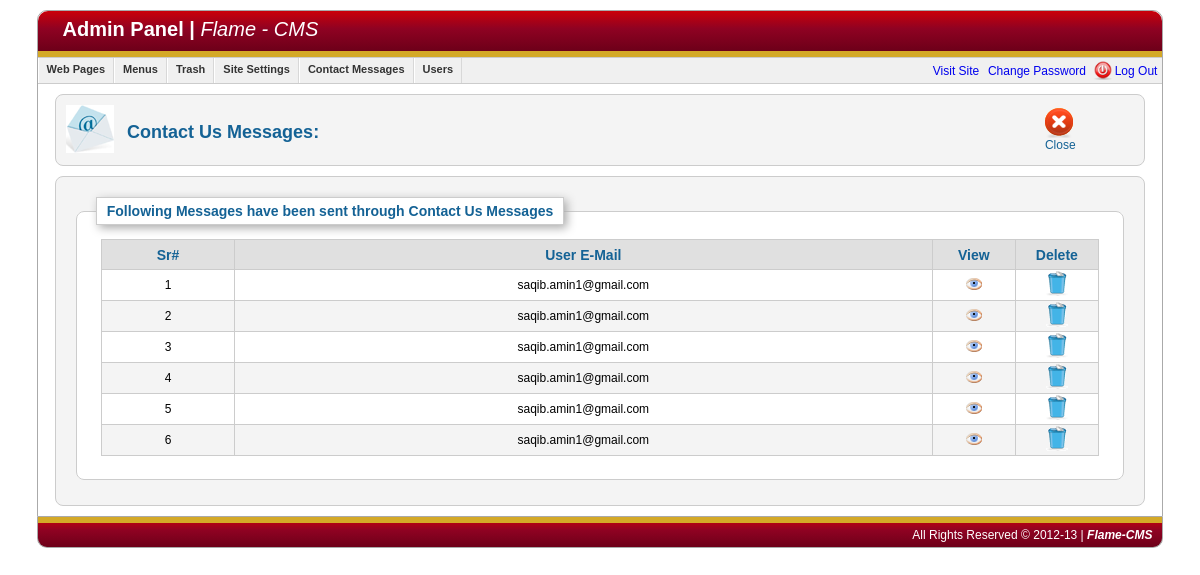
/flame/cp/index.php?view=messages (signed in), run on the app's committed database.
### tables this page shows
CREATE TABLE IF NOT EXISTS `contactus` (
  `contactID` int(11) NOT NULL AUTO_INCREMENT,
  `msgFrom` varchar(100) NOT NULL,
  `msgSubj` varchar(20) NOT NULL,
  `msgBody` text NOT NULL,
  `msgDate` datetime NOT NULL,
  `replied` tinyint(2) NOT NULL DEFAULT '0',
  PRIMARY KEY (`contactID`)
);

### flame/cp/includes/_admin-messages.php (the view, shortened to what this page needs)
<div class="dToolBar">
	<div id="tools">
		<ul>
			<li>
				<a href="index.php<?php echo isset($specificMsg) ? '?view=messages' : ''; ?>">
					<span class="cancelIcon"></span>
					Close
				</a>
			</li>
		</ul>
	</div>
	<img src="images/messages_icon_dash.png" alt="Contact Us Messages" title="Contact Us Messages" />
	<h2>Contact Us Messages:<?php if(isset($specificMsg)) echo ' Reply Page';?></h2>
</div>
<?php
	if(isset($specificMsg))
	{
?>
	<div id="viewElement">
	<fieldset class="detailedOrder">
		<legend class="panelTitle">Write your reply below</legend>
		<form onsubmit="return validateRepForm(this);" action="processors/sendReply.php" method="post">
			<input type="hidden" name="msgID" value="<?php echo $msgID; ?>" />
			<input type="hidden" name="email" value="<?php echo $msgData['msgFrom']; ?>" />
			<table>
				<tr>
					<th>To: <span style="margin-left: 60px; padding-bottom: 4px;"><?php echo $msgData['msgFrom']; ?></span></th>
				</tr>
				<tr>
					<th>Subject: <span style="margin-left: 23px; padding-bottom: 4px;"><input style="margin-left: 60px; width: 400px;" type="text" name="subject" value="Thanks for writing to us" maxlength="150" /></span></th>
				</tr>
				<tr>
					<th>Message: </th>
				</tr>
				<tr>
					<td style="font-style: oblique; padding: 20px;"><?php echo $msgData['msgBody']; ?></td>
				</tr>
				<tr>
					<th>Your Reply:</th>
				</tr>
				<tr>
					<th>
						<textarea rows="15" name="message" cols="60"></textarea>
					</th>
				</tr>
				<tr><th><input type="submit" name="verifyPayment" value="Send" /></th></tr>
			</table>
			<script language="javascript">
				function validateRepForm(rf)
				{
					if(rf.subject.value == '' || rf.subject.value.length < 10)
					{
						alert("Invalid subject of the message");
						rf.subject.focus();
						return false;
					}
					return true;
				}
			</script>
		</form>
	</div>
<?php
	}
	else
	{
	$messagesQ = "SELECT * FROM contactus WHERE replied=0";
	$messagesR = mysql_query($messagesQ, $conn);
?>
<div id="viewElement">
	<fieldset class="prizesPage">
		<legend class="panelTitle">Following Messages have been sent through Contact Us Messages</legend>
		<table>
			<thead>
				<tr>
					<th>Sr#</th>
					<th>User E-Mail</th>
					<th class="eighty_px_wide">View</th>
					<th class="eighty_px_wide">Delete</th>
				</tr>
			</thead>
			<tbody>
				<?php
					$rno = 0;
					while($message = mysql_fetch_assoc($messagesR))
					{
						if($rno % 2 == 0)
							$r_class = "r_even";
						else
							$r_class = "r_odd";
						$rno++;
						echo '<tr class="' . $r_class . '">';
						echo '<td>' . $rno . '</td>';
						echo '<td>' . $message['msgFrom'] . '</td>';
						echo '<td><a href="index.php?view=messages&msgID=' . $message['contactID'] . '"><img src="images/eye.png" alt="View Detail" /></a></td>';
						echo '<td><a onclick="if(confirm(\'Are you Sure?\')) return true; else return false;" href="processors/delete_message.php?msgID=' . $message['contactID'] . '"><img src="images/trash_icon_25.png" title="Delete This Page" alt="Delete" /></a></td>';
						echo '</tr>';
					}
				?>
			</tbody>
		</table>
	</fieldset>
</div>
<?php
	}
?>

### flame/cp/css/style.css (style rules this page uses)
body { font-family: arial, verdana; font-size: 12px; }
.panelTitle { color: #146295; font-weight: bold; font-size: 14px; margin-left: 10px; padding: 5px 10px; border: 1px solid #ccc; background-color: #fff; box-shadow: 3px 3px 10px #aaa; }
.dToolBar { min-width: 800px; max-width: 95%; height: 60px; margin-top: 10px; margin-bottom: 10px; border: 1px solid #ccc; border-radius: 8px; margin-left: auto; margin-right: auto; background-color: #F4F4F4; padding-top: 10px; padding-left: 10px; padding-right: 10px; }
.dToolBar h2 { display: inline; margin: 0px; padding: 0px; position: relative; top: -15px; padding-left: 10px; color: #146295; }
#tools { float: right; width: 100px; height: 100%; position: relative; top: -5px; }
#tools ul { list-style-type: none; margin: 0px; padding: 0px; }
#tools ul li { display: block; float: left; width: 44px; height: 48px; padding: 1px 1px 3px 4px; }
#tools .cancelIcon { display: block; width: 37px; height: 32px; background-image: url(../images/cancel_icon.png); background-position: 5px 0px; background-repeat: no-repeat; }
#tools a { text-decoration: none; color: #146295; text-align: center; display: block; width: 100%; height: 100%; float: left; margin-top: 5px; }
#viewElement { min-width: 800px; max-width: 95%; min-height: 250px; margin-top: 10px; margin-bottom: 10px; border: 1px solid #ccc; border-radius: 8px; margin-left: auto; margin-right: auto; background-color: #F4F4F4; padding-top: 10px; padding-left: 10px; padding-right: 10px; }
#fixedPages, #secondaryPages, #specialPages, #webPagesTrash, #promotionManager, #promoTrash, #testCharacteristics, #editQP, .unverified_orders, .detailedOrder, .prizesPage, .siteSettings { background-color: #fff; border: 1px solid #CCCCCC; border-radius: 8px 8px 8px 8px; margin: 10px 10px 25px 10px; min-height: 150px; }
#fixedPages table, #secondaryPages table, .catPage .catHeader table, #testCharacteristics table, #qListPage table, .unverified_orders table, .prizesPage table { width: 97%; margin-left: auto; margin-right: auto; border: 1px solid #ccc; margin-top: 10px; margin-bottom: 15px; border-collapse: collapse; }
#fixedPages table thead, #secondaryPages table thead, .catPage .catHeader table thead, #testCharacteristics th, #qListPage thead, .unverified_orders thead, .prizesPage thead { height: 30px; border-bottom: 1px solid #bbb; }
#fixedPages table thead th, #secondaryPages table thead th, .catPage .catHeader table thead th, #testCharacteristics th, #qListPage table thead th, .unverified_orders table thead th, .prizesPage table thead th { border-left: 1px solid #ccc; color: #146295; font-size: 14px; background-color: #e0e0e0; }
#fixedPages table tbody tr, #secondaryPages table tbody tr, .catPage .catHeader table tbody tr, #qListPage table tbody tr, .unverified_orders table tbody tr, .prizesPage table tbody tr { height: 30px; }
#fixedPages table tbody tr td, #secondaryPages table tbody tr td, .catPage .catHeader table tbody tr td, #testCharacteristics td, #qListPage table tbody tr td, .unverified_orders table tbody tr td, .prizesPage table tbody tr td { border: 1px solid #ccc; text-align: center; }
.r_even { background-color: #fff; }
.r_odd { background-color: #f4f4f4; }
.eighty_px_wide { width: 80px; }

### data on the page
contactus: msgFrom "saqib.amin1@gmail.com"
contactus: msgFrom "saqib.amin1@gmail.com"
contactus: msgFrom "saqib.amin1@gmail.com"
contactus: msgFrom "saqib.amin1@gmail.com"
contactus: msgFrom "saqib.amin1@gmail.com"
contactus: msgFrom "saqib.amin1@gmail.com"

### other printed values
get_site_title() "Flame - CMS"
